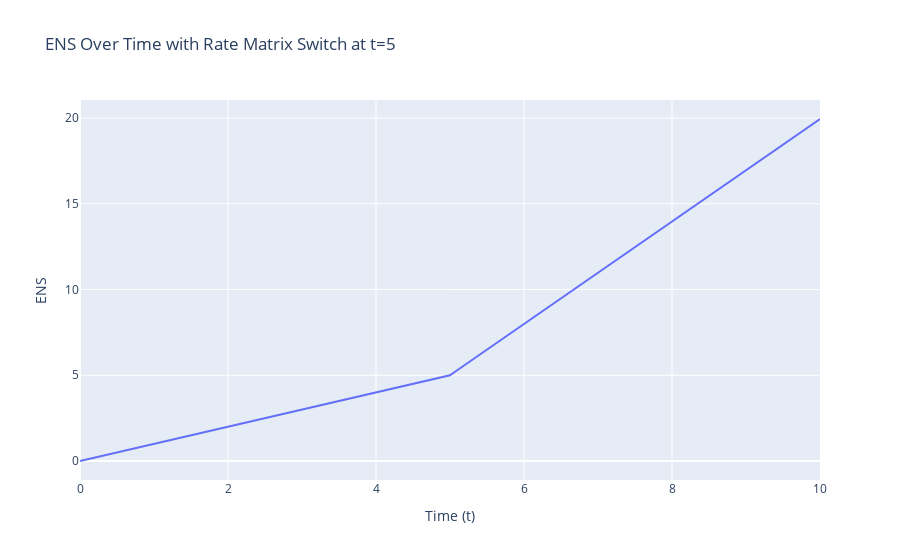

Write notebook code for a chart like this one.
### Code cell
# Ploting the ENS over time with rate matrix switch in the middle
pi = calculate_stationary_distribution(Q5)
t_range =  np.linspace(0, 10, 99)
t1 = 5  #The time point that change the rate matrix

# Generate ENS values
ens_values = generate_ENS(pi, Q5, Q6, t_range, t1)

# Create the plot
fig = px.line(x=t_range, y=ens_values, labels={'x': 'Time (t)', 'y': 'ENS'}, title='ENS Over Time with Rate Matrix Switch at t=5')

# Show the plot
fig.show()

### Figure 1 — Plotly figure (JSON) as saved in the notebook; plotly's stock layout.template omitted (floating-point values rounded to 4 significant figures)
{"data": [{"hovertemplate": "Time (t)=%{x}<br>ENS=%{y}<extra></extra>", "legendgroup": "", "line": {"color": "#636efa", "dash": "solid"}, "marker": {"symbol": "circle"}, "mode": "lines", "name": "", "orientation": "v", "showlegend": false, "type": "scatter", "x": [0, 0.102, 0.2041, 0.3061, 0.4082, 0.5102, 0.6122, 0.7143, 0.8163, 0.9184, 1.02, 1.122, 1.224, 1.327, 1.429, 1.531, 1.633, 1.735, 1.837, 1.939, 2.041, 2.143, 2.245, 2.347, 2.449, 2.551, 2.653, 2.755, 2.857, 2.959, 3.061, 3.163, 3.265, 3.367, 3.469, 3.571, 3.673, 3.776, 3.878, 3.98, 4.082, 4.184, 4.286, 4.388, 4.49, 4.592, 4.694, 4.796, 4.898, 5, 5.102, 5.204, 5.306, 5.408, 5.51, 5.612, 5.714, 5.816, 5.918, 6.02, 6.122, 6.224, 6.327, 6.429, 6.531, 6.633, 6.735, 6.837, 6.939, 7.041, 7.143, 7.245, 7.347, 7.449, 7.551, 7.653, 7.755, 7.857, 7.959, 8.061, 8.163, 8.265, 8.367, 8.469, 8.571, 8.673, 8.776, 8.878, 8.98, 9.082, 9.184, 9.286, 9.388, 9.49, 9.592, 9.694, 9.796, 9.898, 10], "xaxis": "x", "y": [0, 0.102, 0.2041, 0.3061, 0.4082, 0.5102, 0.6123, 0.7143, 0.8164, 0.9184, 1.02, 1.123, 1.225, 1.327, 1.429, 1.531, 1.633, 1.735, 1.837, 1.939, 2.041, 2.143, 2.245, 2.347, 2.449, 2.551, 2.653, 2.755, 2.857, 2.959, 3.061, 3.163, 3.265, 3.368, 3.47, 3.572, 3.674, 3.776, 3.878, 3.98, 4.082, 4.184, 4.286, 4.388, 4.49, 4.592, 4.694, 4.796, 4.898, 5.0, 5.305, 5.61, 5.915, 6.22, 6.525, 6.83, 7.135, 7.44, 7.745, 8.05, 8.355, 8.66, 8.965, 9.27, 9.575, 9.88, 10.19, 10.49, 10.8, 11.1, 11.41, 11.71, 12.02, 12.32, 12.63, 12.93, 13.24, 13.54, 13.85, 14.15, 14.46, 14.76, 15.07, 15.37, 15.68, 15.98, 16.29, 16.59, 16.9, 17.2, 17.51, 17.81, 18.12, 18.42, 18.73, 19.03, 19.34, 19.64, 19.95], "yaxis": "y"}], "layout": {"legend": {"tracegroupgap": 0}, "title": {"text": "ENS Over Time with Rate Matrix Switch at t=5"}, "xaxis": {"anchor": "y", "domain": [0, 1], "title": {"text": "Time (t)"}}, "yaxis": {"anchor": "x", "domain": [0, 1], "title": {"text": "ENS"}}}}
